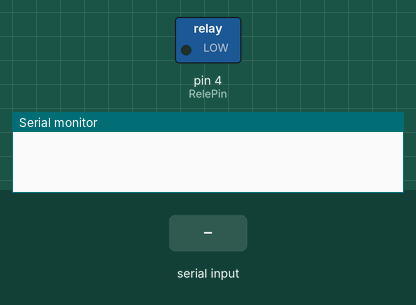
Recording of a sketch running on a simulated Arduino Uno, built with avr-gcc and run on an emulated ATmega328P. Parts: switched loads named in the sketch (green lamp = pin HIGH), the last lines printed to the serial monitor. The test bench sets the inputs (shaded band).

Above: at 1.2 s.
1.3 s: "1" received over Serial
At 1.8 s:
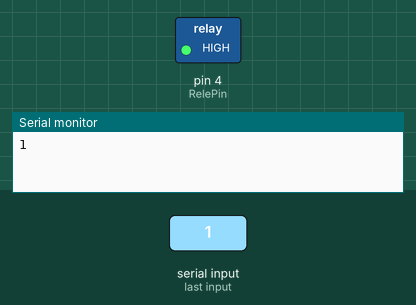
2.8 s: "2" received over Serial
At 4.1 s:
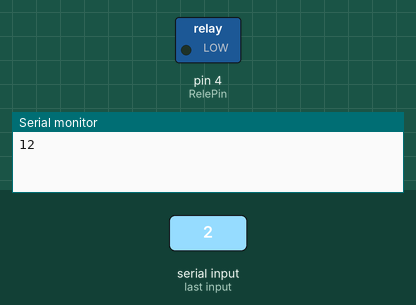
Timing chart, 0 to 5.8 s (numbered marks = the images above; inputs shaded):
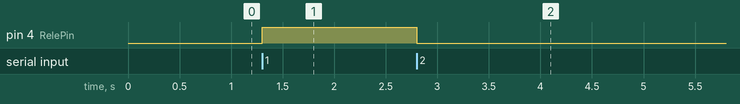

The sketch:

sketch_dec08b.ino
```cpp
int RelePin = 4;
int Triger = 0;

void setup()
{
  Serial.begin(9600);
  pinMode(RelePin, OUTPUT);
  digitalWrite(RelePin,LOW);
}

void loop()
{
  if(Serial.available())
  {
    Triger=Serial.read();
    Serial.write(Triger);
    switch(Triger)
    {
      case '1':digitalWrite(RelePin,HIGH);break;
      case '2':digitalWrite(RelePin,LOW);break;
    }
  }
}
```

Measured:
- after the input at 1.3 s, pin 4 (RelePin): LOW → HIGH at once
- after the input at 2.8 s, pin 4 (RelePin): HIGH → LOW at once
